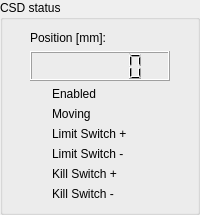
       <widget class="QGroupBox" name="groupBox">
        <property name="title">
         <string>CSD status</string>
        </property>
        <layout class="QGridLayout" name="gridLayout_2">
         <item row="0" column="0">
          <widget class="QLabel" name="label_4">
           <property name="sizePolicy">
            <sizepolicy hsizetype="Preferred" vsizetype="Fixed">
             <horstretch>0</horstretch>
             <verstretch>0</verstretch>
            </sizepolicy>
           </property>
           <property name="text">
            <string>Position [mm]:</string>
           </property>
          </widget>
         </item>
         <item row="1" column="0">
          <widget class="QLCDNumber" name="lcd_csd">
           <property name="sizePolicy">
            <sizepolicy hsizetype="Fixed" vsizetype="Maximum">
             <horstretch>0</horstretch>
             <verstretch>0</verstretch>
            </sizepolicy>
           </property>
           <property name="minimumSize">
            <size>
             <width>140</width>
             <height>30</height>
            </size>
           </property>
           <property name="font">
            <font>
             <weight>50</weight>
             <bold>false</bold>
            </font>
           </property>
           <property name="digitCount">
            <number>6</number>
           </property>
          </widget>
         </item>
         <item row="2" column="0">
          <layout class="QGridLayout" name="gridLayout">
           <item row="0" column="0">
            <widget class="QLabel" name="lbl_csd_en">
             <property name="enabled">
              <bool>true</bool>
             </property>
             <property name="sizePolicy">
              <sizepolicy hsizetype="Fixed" vsizetype="Fixed">
               <horstretch>0</horstretch>
               <verstretch>0</verstretch>
              </sizepolicy>
             </property>
             <property name="maximumSize">
              <size>
               <width>16</width>
               <height>16</height>
              </size>
             </property>
             <property name="text">
              <string/>
             </property>
             <property name="pixmap">
              <pixmap>../../resources/img/green_led.png</pixmap>
             </property>
             <property name="scaledContents">
              <bool>true</bool>
             </property>
             <property name="wordWrap">
              <bool>false</bool>
             </property>
            </widget>
           </item>
           <item row="0" column="1">
            <widget class="QLabel" name="label">
             <property name="text">
              <string>Enabled</string>
             </property>
            </widget>
           </item>
           <item row="1" column="0">
            <widget class="QLabel" name="lbl_csd_moving">
             <property name="enabled">
              <bool>true</bool>
             </property>
             <property name="sizePolicy">
              <sizepolicy hsizetype="Fixed" vsizetype="Fixed">
               <horstretch>0</horstretch>
               <verstretch>0</verstretch>
              </sizepolicy>
             </property>
             <property name="maximumSize">
              <size>
               <width>16</width>
               <height>16</height>
              </size>
             </property>
             <property name="text">
              <string/>
             </property>
             <property name="pixmap">
              <pixmap>../../resources/img/green_led.png</pixmap>
             </property>
             <property name="scaledContents">
              <bool>true</bool>
             </property>
            </widget>
           </item>
           <item row="1" column="1">
            <widget class="QLabel" name="label_5">
             <property name="text">
              <string>Moving</string>
             </property>
            </widget>
           </item>
           <item row="2" column="0">
            <widget class="QLabel" name="lbl_csd_lim_p">
             <property name="enabled">
              <bool>true</bool>
             </property>
             <property name="sizePolicy">
              <sizepolicy hsizetype="Fixed" vsizetype="Fixed">
               <horstretch>0</horstretch>
               <verstretch>0</verstretch>
              </sizepolicy>
             </property>
             <property name="maximumSize">
              <size>
               <width>16</width>
               <height>16</height>
              </size>
             </property>
             <property name="text">
              <string/>
             </property>
             <property name="pixmap">
              <pixmap>../../resources/img/red_led.png</pixmap>
             </property>
             <property name="scaledContents">
              <bool>true</bool>
             </property>
            </widget>
           </item>
           <item row="2" column="1">
            <widget class="QLabel" name="label_6">
             <property name="text">
              <string>Limit Switch +</string>
             </property>
            </widget>
           </item>
           <item row="3" column="0">
            <widget class="QLabel" name="lbl_csd_lim_n">
             <property name="enabled">
              <bool>true</bool>
             </property>
             <property name="sizePolicy">
              <sizepolicy hsizetype="Fixed" vsizetype="Fixed">
               <horstretch>0</horstretch>
               <verstretch>0</verstretch>
              </sizepolicy>
             </property>
             <property name="maximumSize">
              <size>
               <width>16</width>
               <height>16</height>
              </size>
             </property>
             <property name="text">
              <string/>
             </property>
             <property name="pixmap">
              <pixmap>../../resources/img/red_led.png</pixmap>
             </property>
             <property name="scaledContents">
              <bool>true</bool>
             </property>
            </widget>
           </item>
           <item row="3" column="1">
            <widget class="QLabel" name="label_7">
             <property name="text">
              <string>Limit Switch -</string>
             </property>
            </widget>
           </item>
           <item row="4" column="0">
            <widget class="QLabel" name="lbl_csd_kill_p">
             <property name="enabled">
              <bool>true</bool>
             </property>
             <property name="sizePolicy">
              <sizepolicy hsizetype="Fixed" vsizetype="Fixed">
               <horstretch>0</horstretch>
               <verstretch>0</verstretch>
              </sizepolicy>
             </property>
             <property name="maximumSize">
              <size>
               <width>16</width>
               <height>16</height>
              </size>
             </property>
             <property name="text">
              <string/>
             </property>
             <property name="pixmap">
              <pixmap>../../resources/img/red_led.png</pixmap>
             </property>
             <property name="scaledContents">
              <bool>true</bool>
             </property>
            </widget>
           </item>
           <item row="4" column="1">
            <widget class="QLabel" name="label_8">
             <property name="text">
              <string>Kill Switch +</string>
             </property>
            </widget>
           </item>
           <item row="5" column="0">
            <widget class="QLabel" name="lbl_csd_kill_n">
             <property name="enabled">
              <bool>true</bool>
             </property>
             <property name="sizePolicy">
              <sizepolicy hsizetype="Fixed" vsizetype="Fixed">
               <horstretch>0</horstretch>
               <verstretch>0</verstretch>
              </sizepolicy>
             </property>
             <property name="maximumSize">
              <size>
               <width>16</width>
               <height>16</height>
              </size>
             </property>
             <property name="text">
              <string/>
             </property>
             <property name="pixmap">
              <pixmap>../../resources/img/red_led.png</pixmap>
             </property>
             <property name="scaledContents">
              <bool>true</bool>
             </property>
            </widget>
           </item>
           <item row="5" column="1">
            <widget class="QLabel" name="label_9">
             <property name="text">
              <string>Kill Switch -</string>
             </property>
            </widget>
           </item>
          </layout>
         </item>
        </layout>
       </widget>
